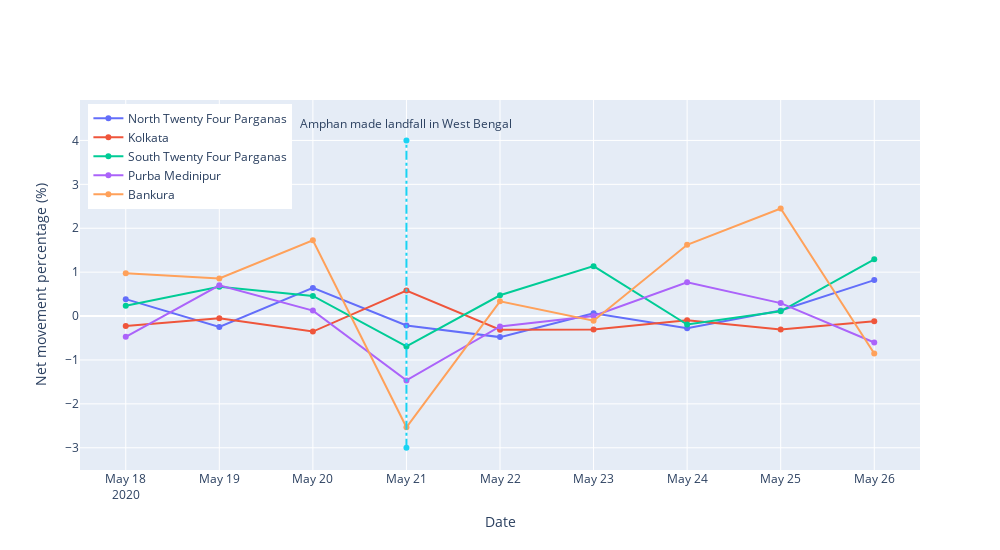

Notebook code cell kept with this figure:
### Markdown cell above
## Net movement percentage

### Code cell
ddf['net_mvmt_pct'] = 100 * ddf['net_mvmt_pct']

# we take North Twenty Four Parganas, Kolkata, South Twenty Four Parganas and Purba Medinipur as the cyclone Amphan affected districts
affected_districts = pd.Series(
    ['North Twenty Four Parganas', 'Kolkata', 'South Twenty Four Parganas', 'Purba Medinipur', 'Bankura']
)

# names and admin codes of the affected districts
ad_map = {
    'North Twenty Four Parganas': 337,
    'Kolkata': 342,
    'South Twenty Four Parganas': 343,
    'Purba Medinipur': 345,
    'Bankura': 339,
}

# compute mean metrics of those affected districts 
mean_ad_df = pd.DataFrame(ddf.groupby(['Date']).mean()['net_mvmt_pct']).reset_index()

traces = []
    
for district, code in ad_map.items():
    df_t = ddf[ddf['adm2'] == code]
    traces.append(
        go.Scatter(
            opacity=1, 
            x=df_t['Date'], 
            y=df_t['net_mvmt_pct'], 
            name=district,
        )
    )

# traces.append(
#     go.Scatter(
#         opacity=1, 
#         x=mean_ad_df['Date'], 
#         y=mean_ad_df['net_mvmt_pct'], 
#         name='Districts average'
#     )
# )

traces.extend([
    go.Scatter(
        x=[datetime(2020, 5, 21), datetime(2020, 5, 21)],
        y=[-3, 4],
        line={
            'dash': 'dashdot',
        },
        name='Amphan made landfall in West Bengal',
    ),
    go.Scatter(
        x=[datetime(2020, 5, 21)],
        y=[4.5],
        mode="text",
        text=["Amphan made landfall in West Bengal"],
        textposition="bottom center",
        name=None
    ),
])

# Using plotly.express
fig = go.Figure()
fig.add_traces(traces)

for trace in fig['data']:
    if trace['name'] in  {None, 'Amphan made landfall in West Bengal'}:
        trace['showlegend'] = False
        
fig.update_layout(
    title="",
    xaxis_title="Date",
    yaxis_title="Net movement percentage (%)",
    legend=dict(
        yanchor="top",
        y=0.99,
        xanchor="left",
        x=0.01
    ),
    autosize=False,
    width=1000,
    height=550,
)

fig.write_image("Charts/nmp_amphan_affected_districts.png", scale=15)

fig.show()

### Figure 1 — Plotly figure (JSON) as saved in the notebook; plotly's stock layout.template omitted (floating-point values rounded to 4 significant figures)
{"data": [{"name": "North Twenty Four Parganas", "opacity": 1, "type": "scatter", "x": ["2020-05-18T00:00:00", "2020-05-19T00:00:00", "2020-05-20T00:00:00", "2020-05-21T00:00:00", "2020-05-22T00:00:00", "2020-05-23T00:00:00", "2020-05-24T00:00:00", "2020-05-25T00:00:00", "2020-05-26T00:00:00"], "y": [0.3851, -0.2479, 0.6403, -0.2133, -0.4797, 0.06335, -0.2795, 0.1278, 0.8189]}, {"name": "Kolkata", "opacity": 1, "type": "scatter", "x": ["2020-05-18T00:00:00", "2020-05-19T00:00:00", "2020-05-20T00:00:00", "2020-05-21T00:00:00", "2020-05-22T00:00:00", "2020-05-23T00:00:00", "2020-05-24T00:00:00", "2020-05-25T00:00:00", "2020-05-26T00:00:00"], "y": [-0.2279, -0.04962, -0.3538, 0.5805, -0.3129, -0.3043, -0.09728, -0.3073, -0.1174]}, {"name": "South Twenty Four Parganas", "opacity": 1, "type": "scatter", "x": ["2020-05-18T00:00:00", "2020-05-19T00:00:00", "2020-05-20T00:00:00", "2020-05-21T00:00:00", "2020-05-22T00:00:00", "2020-05-23T00:00:00", "2020-05-24T00:00:00", "2020-05-25T00:00:00", "2020-05-26T00:00:00"], "y": [0.2364, 0.6653, 0.4588, -0.692, 0.4736, 1.137, -0.1928, 0.1086, 1.294]}, {"name": "Purba Medinipur", "opacity": 1, "type": "scatter", "x": ["2020-05-18T00:00:00", "2020-05-19T00:00:00", "2020-05-20T00:00:00", "2020-05-21T00:00:00", "2020-05-22T00:00:00", "2020-05-23T00:00:00", "2020-05-24T00:00:00", "2020-05-25T00:00:00", "2020-05-26T00:00:00"], "y": [-0.474, 0.7016, 0.1241, -1.466, -0.2357, 0, 0.7678, 0.2946, -0.6024]}, {"name": "Bankura", "opacity": 1, "type": "scatter", "x": ["2020-05-18T00:00:00", "2020-05-19T00:00:00", "2020-05-20T00:00:00", "2020-05-21T00:00:00", "2020-05-22T00:00:00", "2020-05-23T00:00:00", "2020-05-24T00:00:00", "2020-05-25T00:00:00", "2020-05-26T00:00:00"], "y": [0.9754, 0.855, 1.728, -2.533, 0.3364, -0.1067, 1.624, 2.448, -0.8541]}, {"line": {"dash": "dashdot"}, "name": "Amphan made landfall in West Bengal", "showlegend": false, "type": "scatter", "x": ["2020-05-21T00:00:00", "2020-05-21T00:00:00"], "y": [-3, 4]}, {"mode": "text", "showlegend": false, "text": ["Amphan made landfall in West Bengal"], "textposition": "bottom center", "type": "scatter", "x": ["2020-05-21T00:00:00"], "y": [4.5]}], "layout": {"autosize": false, "height": 550, "legend": {"x": 0.01, "xanchor": "left", "y": 0.99, "yanchor": "top"}, "title": {"text": ""}, "width": 1000, "xaxis": {"title": {"text": "Date"}}, "yaxis": {"title": {"text": "Net movement percentage (%)"}}}}
